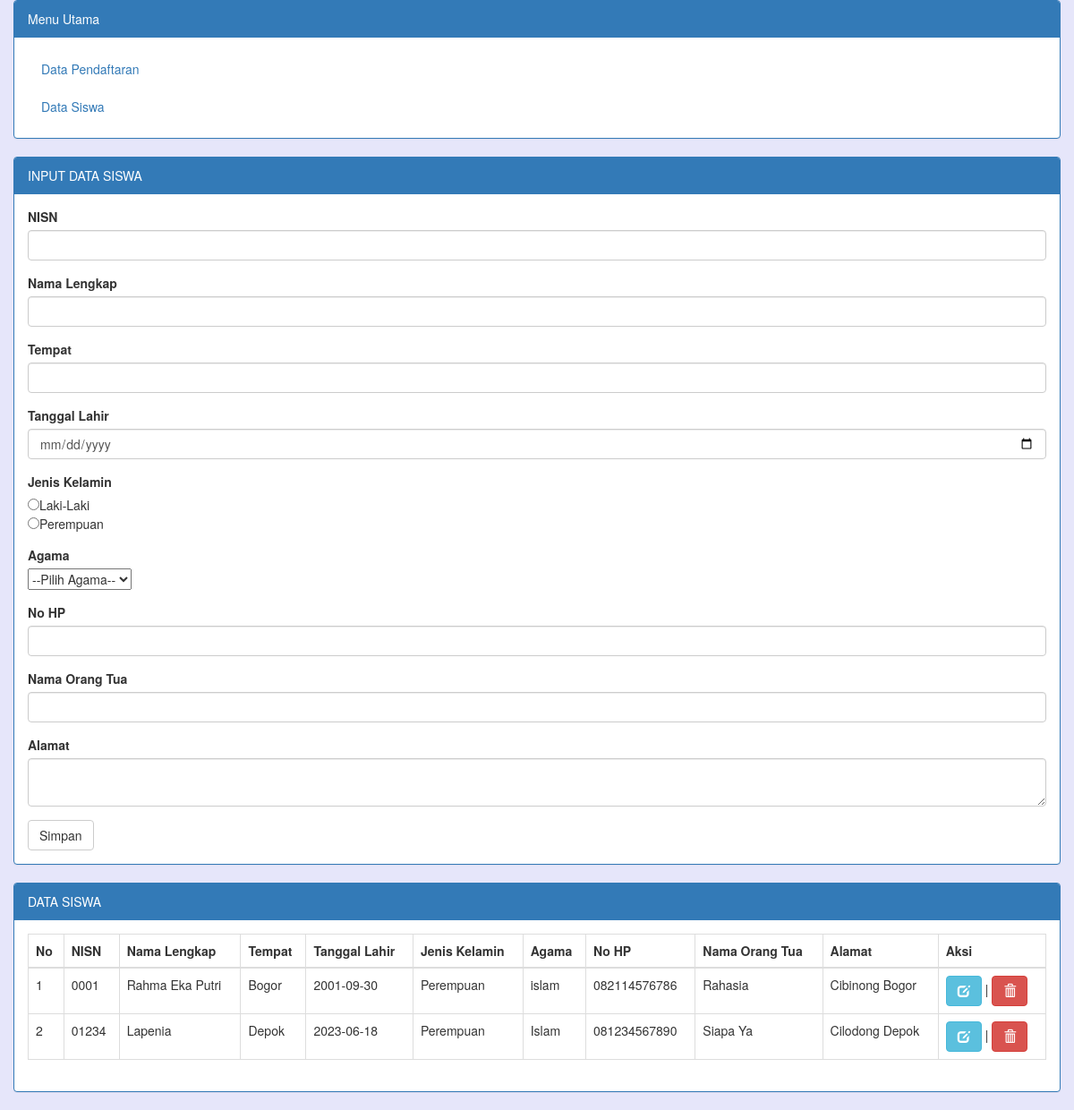
Screenshot of /?page=siswa with the database file from the repository.
### tables this page shows
CREATE TABLE `siswa` (
  `nisn` varchar(20) NOT NULL,
  `nama_lengkap` varchar(200) NOT NULL,
  `tempat` varchar(50) NOT NULL,
  `tgl_lahir` date NOT NULL,
  `jenis_kelamin` varchar(10) NOT NULL,
  `agama` varchar(10) NOT NULL,
  `no_hp` varchar(15) NOT NULL,
  `nama_ortu` varchar(100) NOT NULL,
  `alamat` text NOT NULL
);

### siswa.php (the view, shortened to what this page needs)
<div class="panel panel-primary">
    <div class="panel-heading">INPUT DATA SISWA</div>
    <div class="panel-body">
        <form action="" enctype="multipart/form-data" method="POST">
            <div class="form-group">
                <label for="email">NISN</label>
                <input type="text" class="form-control" name="nisn">
            </div>
            <div class="form-group">
                <label for="email">Nama Lengkap</label>
                <input type="text" class="form-control" name="nama">
            </div>
            <div class="form-group">
                <label for="email">Tempat</label>
                <input type="text" class="form-control" name="tempat">
            </div>
            <div class="form-group">
                <label for="email">Tanggal Lahir</label>
                <input type="date" class="form-control" name="tgl_lahir">
            </div>
            <div class="form-group">
                <label for="email">Jenis Kelamin</label><br>
                <input type="radio" name="jenis_kel" value="Laki-Laki">Laki-Laki <br>
                <input type="radio" name="jenis_kel" value="Perempuan">Perempuan
            </div>
            <div class="form-group">
                <label for="email">Agama</label><br>
                <select name="agama">
                    <option value="pilih">--Pilih Agama--</option>
                </select>
            </div>
            <div class="form-group">
                <label for="email">No HP</label>
                <input type="text" class="form-control" name="no_hp">
            </div>
            <div class="form-group">
                <label for="email">Nama Orang Tua</label>
                <input type="text" class="form-control" name="nama_ortu">
            </div>
            <div class="form-group">
                <label for="email">Alamat</label>
                <textarea id="alamat" class="form-control" name="alamat"></textarea>
            </div>
            <button type="submit" name="btn" class="btn btn-default">Simpan</button>
        </form>
    </div>
</div>
<div class="panel panel-primary">
    <div class="panel-heading">DATA SISWA</div>
    <div class="panel-body">
        <table class="table table-bordered">
            <thead>
              <tr>
                <th>No</th>
                <th>NISN</th>
                <th>Nama Lengkap</th>
                <th>Tempat</th>
                <th>Tanggal Lahir </th>
                <th>Jenis Kelamin</th>
                <th>Agama</th>
                <th>No HP</th>
                <th>Nama Orang Tua</th>
                <th>Alamat</th>
                <th>Aksi</th>
              </tr>
            </thead>
            <tbody>
            <?php
                $no=1;
                $SQL=$conn->query("SELECT*FROM siswa");
                while($v=$SQL->fetch_array()){
            ?>
                <tr>
                    <td><?=$no++?></td>
                    <td><?=$v['nisn']?></td>
                    <td><?=$v['nama_lengkap']?></td>
                    <td><?=$v['tempat']?></td>
                    <td><?=$v['tgl_lahir']?></td>
                    <td><?=$v['jenis_kelamin']?></td>
                    <td><?=$v['agama']?></td>
                    <td><?=$v['no_hp']?></td>
                    <td><?=$v['nama_ortu']?></td>
                    <td><?=$v['alamat']?></td>
                    <td>
                        <a href="?page=edit&editing=edit-siswa&id=<?=$v['nisn']?>"
                        class="btn-info btn">
                        <span class="glyphicon glyphicon-edit"></span>
                            </a> |
                        <a href="?page=delete&deleting=del-siswa&id=<?=$v['nisn']?>" class="btn-danger btn">
                            <span class="glyphicon glyphicon-trash"></span>
                        </a>
                    </td>
                </tr>
            <?php
                }
            ?>
            </tbody>
        </table>
    </div>
</div>

### index.php (shortened to what this page needs)
<!DOCTYPE html>
<html>
<head>
	<link rel="stylesheet" type="text/css" href="css/bootstrap.min.css">
</head>
<body style="background-color: #E6E6FA;">
<div class="container-fluid">
  <div class="row">
    <div class="col-md-12">
		  <div class="panel panel-primary">
		  <div class="panel-heading">Menu Utama</div>
		  <div class="panel-body">
        <div>
          <ul class="nav nav-pills nav-stacked">
            <li role="presentation"><a href="?page=pendaftaran">Data Pendaftaran</a></li>
            <li role="presentation"><a href="?page=siswa">Data Siswa</a></li>
          </ul>
        </div>
      </div>
	</div>
    </div>
    <div class="col-md-12">
      <?php
        include"incl.php";
       ?>
   </div>
  </div>
  </div>
</body>
</html>

### incl.php (shortened to what this page needs)
<?php
	$a=$_GET['page'];
	switch($a){
		case"siswa";
		include"siswa.php";
		break;
	}
 ?>

### rows the page displays
siswa: nisn "0001", nama_lengkap "Rahma Eka Putri", tempat "Bogor", tgl_lahir "2001-09-30", jenis_kelamin "Perempuan", agama "islam", no_hp "082114576786", nama_ortu "Rahasia", alamat "Cibinong Bogor"
siswa: nisn "01234", nama_lengkap "Lapenia", tempat "Depok", tgl_lahir "2023-06-18", jenis_kelamin "Perempuan", agama "Islam", no_hp "081234567890", nama_ortu "Siapa Ya", alamat "Cilodong Depok"
